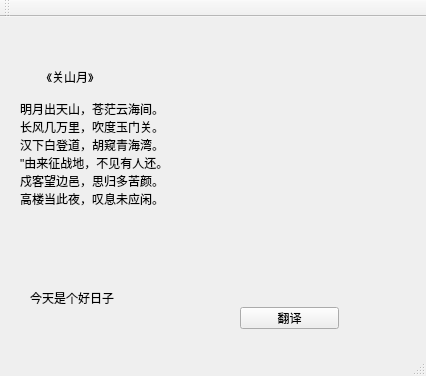
<?xml version="1.0" encoding="UTF-8"?>
<ui version="4.0">
 <class>MainWindow</class>
 <widget class="QMainWindow" name="MainWindow">
  <property name="geometry">
   <rect>
    <x>0</x>
    <y>0</y>
    <width>426</width>
    <height>376</height>
   </rect>
  </property>
  <property name="windowTitle">
   <string>MainWindow</string>
  </property>
  <widget class="QWidget" name="centralWidget">
   <widget class="QLabel" name="label">
    <property name="geometry">
     <rect>
      <x>20</x>
      <y>10</y>
      <width>261</width>
      <height>221</height>
     </rect>
    </property>
    <property name="styleSheet">
     <string notr="true">font: 14pt &quot;Sans Serif&quot;;</string>
    </property>
    <property name="text">
     <string>        《关山月》

明月出天山，苍茫云海间。
长风几万里，吹度玉门关。
汉下白登道，胡窥青海湾。
&quot;由来征战地，不见有人还。
戍客望边邑，思归多苦颜。
高楼当此夜，叹息未应闲。</string>
    </property>
    <property name="scaledContents">
     <bool>false</bool>
    </property>
   </widget>
   <widget class="QPushButton" name="pushButton">
    <property name="geometry">
     <rect>
      <x>240</x>
      <y>290</y>
      <width>99</width>
      <height>22</height>
     </rect>
    </property>
    <property name="text">
     <string>翻译</string>
    </property>
   </widget>
   <widget class="QLabel" name="label_2">
    <property name="geometry">
     <rect>
      <x>30</x>
      <y>270</y>
      <width>161</width>
      <height>21</height>
     </rect>
    </property>
    <property name="text">
     <string>今天是个好日子</string>
    </property>
   </widget>
  </widget>
  <widget class="QMenuBar" name="menuBar">
   <property name="geometry">
    <rect>
     <x>0</x>
     <y>0</y>
     <width>426</width>
     <height>23</height>
    </rect>
   </property>
  </widget>
  <widget class="QToolBar" name="mainToolBar">
   <attribute name="toolBarArea">
    <enum>TopToolBarArea</enum>
   </attribute>
   <attribute name="toolBarBreak">
    <bool>false</bool>
   </attribute>
  </widget>
  <widget class="QStatusBar" name="statusBar"/>
 </widget>
 <layoutdefault spacing="6" margin="11"/>
 <resources/>
 <connections/>
 <slots>
  <slot>onClickTranslation()</slot>
 </slots>
</ui>
